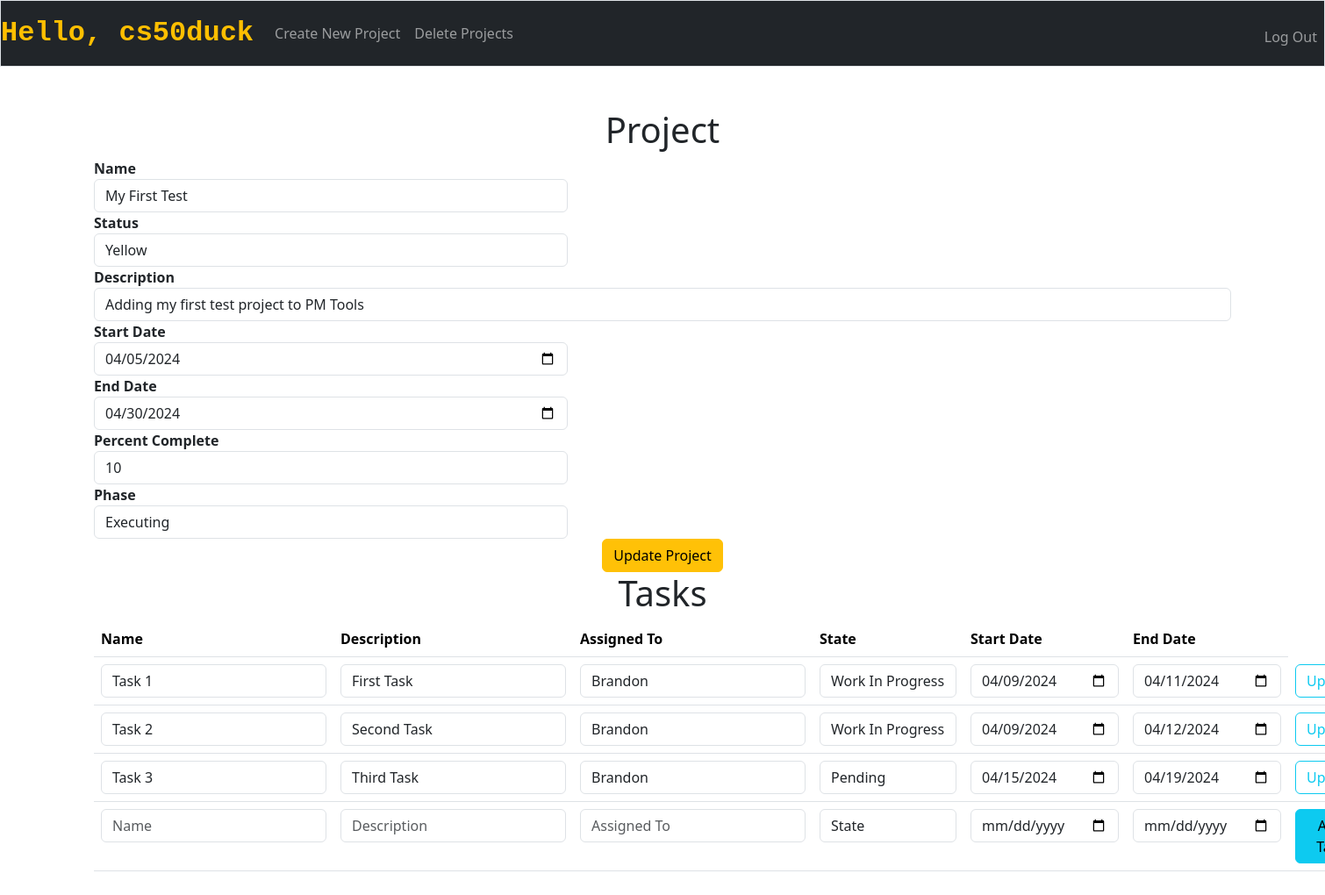
Page /edit_project/1 (signed in) on the earlier database version.
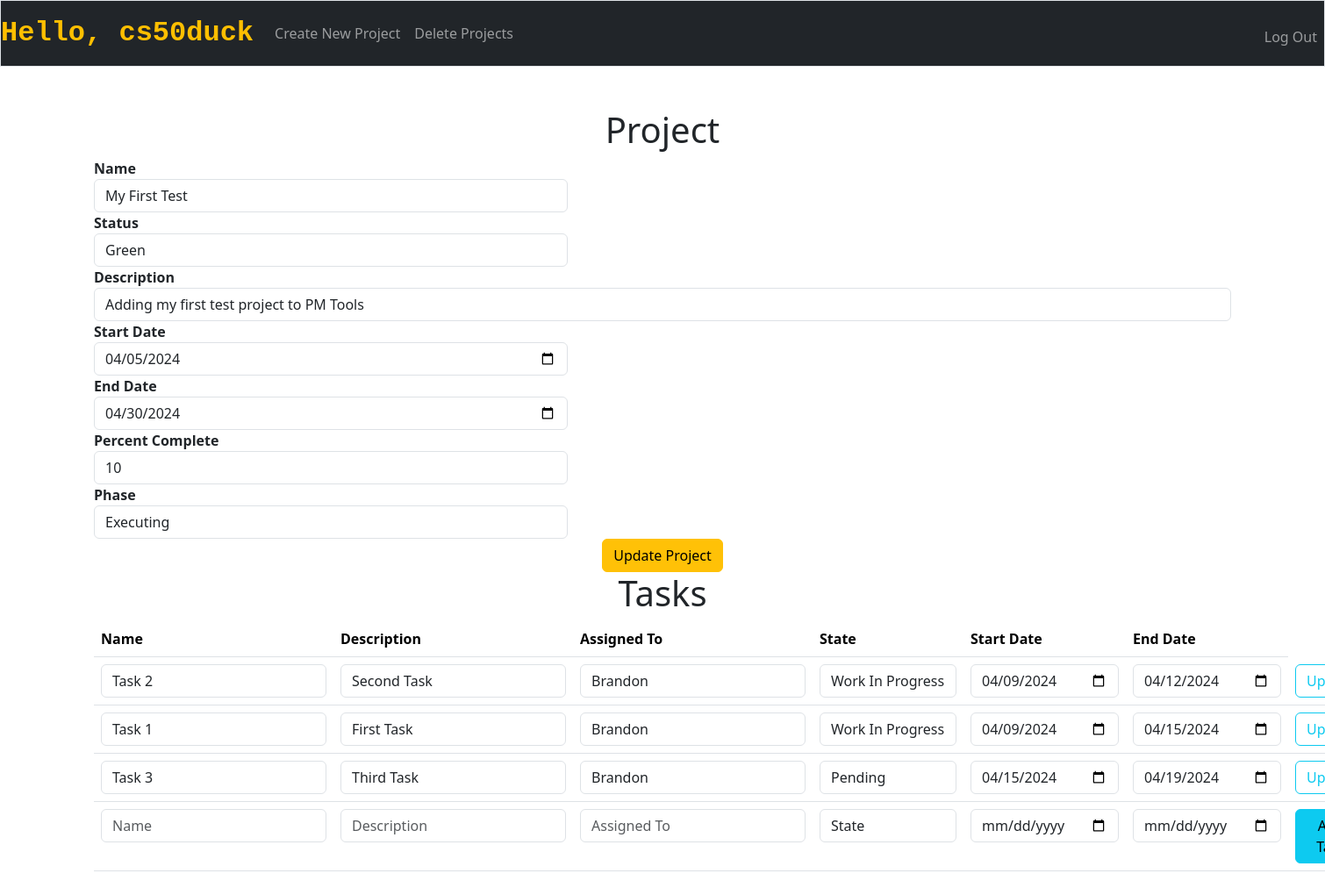
Same page on the later database version.
### tables this page shows
CREATE TABLE projects(
	id INTEGER PRIMARY KEY AUTOINCREMENT NOT NULL,
	user_id INTEGER NOT NULL,
	name TEXT NOT NULL,
	description TEXT NOT NULL,
	start_date DATE NOT NULL,
	end_date DATE NOT NULL,
	percent_complete INTEGER NOT NULL DEFAULT 0,
	status TEXT CHECK(status IN('Green', 'Yellow', 'Red')) NOT NULL DEFAULT 'Green',
	phase TEXT CHECK(phase IN('Initiating', 'Plannning', 'Executing', 'Delivering', 'Closing')) NOT NULL DEFAULT 'Initiating',
	FOREIGN KEY(user_id) REFERENCES users(id)
	);

CREATE TABLE tasks(
	id INTEGER PRIMARY KEY AUTOINCREMENT NOT NULL,
	user_id INTEGER NOT NULL,
	project_id INTEGER NOT NULL,
	name TEXT NOT NULL,
	description TEXT NOT NULL,
	assigned_to TEXT NOT NULL,
	state TEXT CHECK(state IN('Pending', 'Work In Progress', 'Closed Complete', 'Closed Skipped')) NOT NULL DEFAULT 'Pending',
	start_date DATE NOT NULL,
	end_date DATE NOT NULL,
	FOREIGN KEY(user_id) REFERENCES users(id),
	FOREIGN KEY(project_id) REFERENCES projects(id)
	);

### app.py (the view)
@app.route("/edit_project/<project_id>", methods=["GET", "POST"])
@login_required
def edit_project(project_id):
    user = db.execute("SELECT username FROM users WHERE id = ?", session["user_id"])[0]
    projects = db.execute("SELECT * FROM projects WHERE id = ?", project_id)
    tasks = db.execute("SELECT * FROM tasks WHERE project_id = ? ORDER BY end_date", project_id)
    if request.method == "POST":
        if "project_update" in request.form:
            db.execute("UPDATE projects SET name = ?, description = ?, start_date = ?, end_date = ?, percent_complete = ?, status = ?, phase = ? WHERE id = ?",
                       request.form.get("name"), request.form.get("description"), request.form.get("start_date"), request.form.get("end_date"),
                       request.form.get("percent_complete"), request.form.get("status"), request.form.get("phase"), project_id)
            url = "/edit_project/" + project_id
            return redirect(url)
        elif "add_task" in request.form:
            db.execute("INSERT INTO tasks (user_id, project_id, name, description, assigned_to, state, start_date, end_date) VALUES(?, ?, ?, ?, ?, ?, ?, ?)",
                       session["user_id"], project_id, request.form.get("name"), request.form.get("description"), request.form.get("assigned_to"),
                       request.form.get("state"), request.form.get("start_date"), request.form.get("end_date"))
            url = "/edit_project/" + project_id
            return redirect(url)
        elif "task_update" in request.form:
            db.execute("UPDATE tasks SET name = ?, description = ?, assigned_to = ?, state = ?, start_date = ?, end_date = ? WHERE id = ?",
                       request.form.get("name"), request.form.get("description"), request.form.get("assigned_to"), request.form.get("state"),
                       request.form.get("start_date"), request.form.get("end_date"), request.form.get("task_update"))
            url = "/edit_project/" + project_id
            return redirect(url)
    else:
        return render_template("edit_project.html", project_id=project_id, user=user, projects=projects, tasks=tasks)

### app.py (called while the page is built)
@app.after_request
def after_request(response):
    response.headers["Cache-Control"] = "no-cache, no-store, must-revalidate"
    response.headers["Expires"] = 0
    response.headers["Pragma"] = "no-cache"
    return response

### helpers.py (called while the page is built)
def login_required(f):
    @wraps(f)
    def decorated_function(*args, **kwargs):
        if session.get("user_id") is None:
            return redirect("/login")
        return f(*args, **kwargs)
    return decorated_function

### templates/edit_project.html (shortened to what the changed rows need)
{% extends "layout.html" %}
{% block main %}
    <h1>Project</h1>
    <form class="form-inline" action="/edit_project/{{ project_id }}" method="post">
        {% for project in projects %}
            <div class="form-row" style="text-align:left">
                <div class="col-md-5">
                    <label for="name"><b>Name</b></label>
                    <input type="text" class="form-control" id="name" name="name" value="{{ project.name if project.name else '' }}">
                </div>
                <div class="col-md-5">
                    <label for="status"><b>Status</b></label>
                    <select class="form-control" name="status" id="status">
                        <option value="Green" {% if project.status == "Green" %}selected{% endif %}>Green</option>
                        <option value="Yellow" {% if project.status == "Yellow" %}selected{% endif %}>Yellow</option>
                    </select>
                </div>
            </div>
            <div class="form-group" style="text-align:left">
                    <label for="description"><b>Description</b></label>
                    <input type="text" class="form-control" id="description" name="description" value="{{ project.description if project.description else '' }}">
            </div>
            <div class="form-row" style="text-align:left">
                <div class="col-md-5">
                    <label for="start_date"><b>Start Date</b></label>
                    <input type="date" class="form-control" id="start_date" name="start_date" value="{{ project.start_date if project.start_date else '' }}">
                </div>
                <div class="col-md-5">
                    <label for="end_date"><b>End Date</b></label>
                    <input type="date" class="form-control" id="end_date" name="end_date" value="{{ project.end_date if project.end_date else '' }}">
                </div>
            </div>
            <div class="form-row" style="text-align:left">
                <div class="col-md-5">
                    <label for="percent_complete"><b>Percent Complete</b></label>
                    <input type="number" class="form-control" id="percent_complete" name="percent_complete" value="{{ project.percent_complete if project.percent_complete else '0' }}">
                </div>
                <div class="col-md-5">
                    <label for="phase"><b>Phase</b></label>
                    <select class="form-control" name="phase" id="phase">
                        <option value="Executing" {% if project.phase == "Executing" %}selected{% endif %}>Executing</option>
                    </select>
                </div>
            </div>
            <div>
                <button class="btn btn-warning" name="project_update" type="submit" value="{{ project.id }}">Update Project</button>
            </div>
        {% endfor %}
    </form>
    <h1>Tasks</h1>
    <table class="table table-all">
        <thead>
            <tr>
                <th class="text-start">Name</th>
                <th class="text-start">Description</th>
                <th class="text-start">Assigned To</th>
                <th class="text-start">State</th>
                <th class="text-start">Start Date</th>
                <th class="text-start">End Date</th>
            </tr>
        </thead>
        <tbody>
            {% for task in tasks %}
                <tr>
                    <form action="/edit_project/{{ project_id }}" method="post">
                            <td>
                                <input autocomplete="off" autofocus class="form-control mx-auto w-auto" name="name" placeholder="Name" type="text" value="{{ task.name if task.name else '' }}">
                            </td>
                            <td>
                                <input autocomplete="off" autofocus class="form-control mx-auto w-auto" name="description" placeholder="Description" type="text" value="{{ task.description if task.description else '' }}">
                            </td>
                            <td>
                                <input autocomplete="off" autofocus class="form-control mx-auto w-auto" name="assigned_to" placeholder="Assigned To" type="text" value="{{ task.assigned_to if task.assigned_to else '' }}">
                            </td>
                            <td>
                                <select class="form-control mx-auto w-auto" name="state" id="state">
                                    <option value="Pending" {% if task.state == "Pending" %}selected{% endif %}>Pending</option>
                                    <option value="Work In Progress" {% if task.state == "Work In Progress" %}selected{% endif %}>Work In Progress</option>
                                </select>
                            </td>
                            <td>
                                <input autocomplete="off" autofocus class="form-control mx-auto w-auto" name="start_date" placeholder="Start Date" type="date" value="{{ task.start_date if task.start_date else '' }}">
                            </td>
                            <td>
                                <input autocomplete="off" autofocus class="form-control mx-auto w-auto" name="end_date" placeholder="End Date" type="date" value="{{ task.end_date if task.end_date else '' }}">
                            </td>
                            <td>
                                <button class="btn btn-outline-info" name="task_update" type="submit" value="{{ task.id }}">Update</button>
                            </td>
                    </form>
                </tr>
            {% endfor %}
        </tbody>
    </table>
{% endblock %}

Differences in the rows shown:
changed projects "My First Test": status "Yellow" → "Green"
shown differently, row unchanged: tasks "Task 2": moves up the list
changed tasks "Task 1": end_date "04/11/2024" → "04/15/2024"
